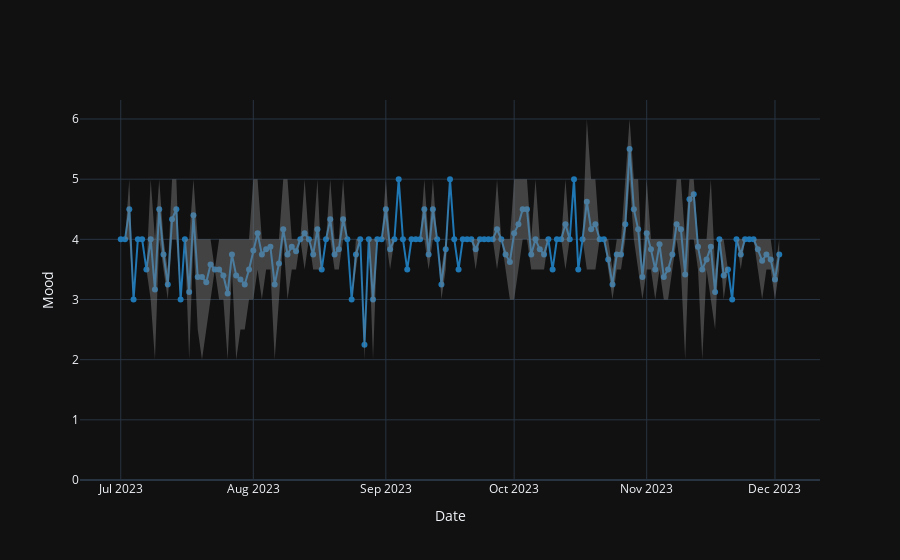

Notebook source saved alongside this figure:
### Markdown cell above
## Mood graph

### Code cell
df.mood_graph()

### Figure 1 — Plotly figure (JSON) as saved in the notebook; plotly's stock layout.template omitted (floating-point values rounded to 4 significant figures; data arrays with more than 128 entries replaced by an {"elided": "..."} marker saying what was removed)
{"data": [{"line": {"color": "rgb(31, 119, 180)"}, "mode": "lines+markers", "name": "avg", "type": "scatter", "x": {"elided": "155 str values"}, "y": {"elided": "155 float values"}}, {"line": {"width": 0}, "marker": {"color": "#444"}, "mode": "lines", "name": "max", "showlegend": false, "type": "scatter", "x": {"elided": "155 str values"}, "y": {"elided": "155 float values"}}, {"fill": "tonexty", "fillcolor": "rgba(130, 130, 130, 0.45)", "line": {"width": 0}, "marker": {"color": "#444"}, "mode": "lines", "name": "min", "showlegend": false, "type": "scatter", "x": {"elided": "155 str values"}, "y": {"elided": "155 float values"}}], "layout": {"hovermode": "x", "showlegend": false, "xaxis": {"title": {"text": "Date"}}, "yaxis": {"rangemode": "tozero", "title": {"text": "Mood"}}}}
